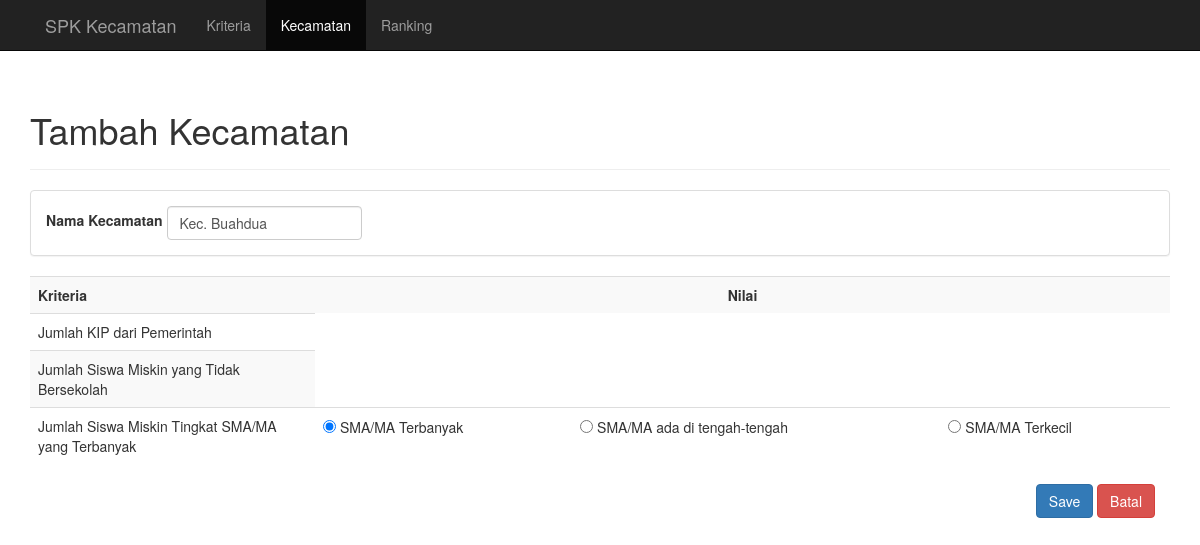
The app's page /kecamatan/tambah/11 with its own data.
### tables this page shows
CREATE TABLE `nilai` (
  `kdKecamatan` int(11) NOT NULL,
  `kdKriteria` int(11) NOT NULL,
  `nilai` int(11) NOT NULL
);

CREATE TABLE `kecamatan` (
  `kdKecamatan` int(11) NOT NULL,
  `kecamatan` varchar(50) DEFAULT NULL
);

CREATE TABLE `kriteria` (
  `kdKriteria` int(11) NOT NULL,
  `kriteria` varchar(100) NOT NULL,
  `sifat` char(1) NOT NULL,
  `bobot` int(3) NOT NULL
);

CREATE TABLE `subkriteria` (
  `kdSubKriteria` int(11) NOT NULL,
  `subKriteria` varchar(50) NOT NULL,
  `value` int(11) NOT NULL,
  `kdKriteria` int(11) NOT NULL
);

### application/helpers/General_helper.php (called while the page is built, shortened)
<?php
if (!function_exists('loadPage')) {
    function loadPage($view, $vars=array()){
        $data['view'] = $view;
        $data['data'] = $vars;
        $CI = &get_instance();
        return $CI->load->view('layouts/layout', $data);
    }
}

### application/controllers/Kecamatan.php (called while the page is built, shortened)
<?php
class Kecamatan extends MY_Controller
{
    public function tambah($id = null)
    {
        if ($id == null) {
            if (count($_POST)) {
                $this->form_validation->set_rules('kecamatan', '', 'trim|required');
                if ($this->form_validation->run() == false) {
                    $errors = $this->form_validation->error_array();
                    $this->session->set_flashdata('errors', $errors);
                    redirect(current_url());
                } else {
                    $kecamatan = $this->input->post('kecamatan');
                    $nilai = $this->input->post('nilai');
                    $this->MKecamatan->kecamatan = $kecamatan;
                    if ($this->MKecamatan->insert() == true) {
                        $success = false;
                        $kdKecamatan = $this->MKecamatan->getLastID()->kdKecamatan;
                        foreach ($nilai as $item => $value) {
                            $this->MNilai->kdKecamatan = $kdKecamatan;
                            $this->MNilai->kdKriteria = $item;
                            $this->MNilai->nilai = $value;
                            if ($this->MNilai->insert()) {
                                $success = true;
                            }
                        }
                        if ($success == true) {
                            $this->session->set_flashdata('message', 'Berhasil menambah data :)');
                            redirect('kecamatan');
                        } else {
                            echo 'gagal';
                        }
                    }
                }
            }else{
                $data['dataView'] = $this->getDataInsert();
                loadPage('kecamatan/tambah', $data);
            }
        }else{
            $data['dataView'] = $this->getDataInsert();
            $data['nilaiKecamatan'] = $this->MNilai->getNilaiByUniveristas($id);
            loadPage('kecamatan/tambah', $data);
        }
    }
    private function getDataInsert()
    {
        $dataView = array();
        $kriteria = $this->MKriteria->getAll();
        foreach ($kriteria as $item) {
            $this->MSubKriteria->kdKriteria = $item->kdKriteria;
            $dataView[$item->kdKriteria] = array(
                'nama' => $item->kriteria,
                'data' => $this->MSubKriteria->getById()
            );
        }
        return $dataView;
    }
}

### index.php (called while the page is built, shortened)
<?php
require_once BASEPATH.'core/CodeIgniter.php';

### application/models/MNilai.php (called while the page is built, shortened)
<?php
class MNilai extends CI_Model{
    public function getNilaiByUniveristas($id)
    {
        $query = $this->db->query(
            'select u.kdKecamatan, u.kecamatan, k.kdKriteria, n.nilai from kecamatan u, nilai n, kriteria k, subkriteria sk where u.kdKecamatan = n.kdKecamatan AND k.kdKriteria = n.kdKriteria and k.kdKriteria = sk.kdKriteria and u.kdKecamatan = '.$id.' GROUP by n.nilai '
        );
        if($query->num_rows() > 0){
            foreach ($query->result() as $row) {
                $nilai[] = $row;
            }
            return $nilai;
        }
    }
}

### application/models/MKriteria.php (called while the page is built, shortened)
<?php
class MKriteria extends CI_Model{
    private function getTable()
    {
        return 'kriteria';
    }
    public function getAll()
    {
        $query = $this->db->get($this->getTable());
        if($query->num_rows() > 0){
            foreach ( $query->result() as $row) {
                $kriterias[] = $row;
            }
            return $kriterias;
        }
    }
}

### application/models/MSubKriteria.php (called while the page is built, shortened)
<?php
class MSubKriteria extends CI_Model{
    public $kdKriteria;
    private function getTable()
    {
        return 'subkriteria';
    }
    public function getById()
    {
        $this->db->where('kdKriteria', $this->kdKriteria);
        $query = $this->db->get($this->getTable());
        if($query->num_rows() > 0){
            foreach ($query->result() as $row) {
                $subkriteria[] = $row;
            }
            return $subkriteria;
        }
    }
}

### application/views/kecamatan/tambah.php (the view, shortened to what this page needs)
<div class="page-header">
    <h1>Tambah Kecamatan</h1>
</div>
<div class="col-md-12">
    <?php echo form_open() ?>
    <div class="row">
        <div class="panel panel-default">
            <div class="panel-body">
                <div class="form-inline">
                    <div class="form-group">
                        <label for="kecamatan">Nama Kecamatan</label>
                        <input name="kecamatan" type="text" class="form-control" id="kecamatan"
                               value="<?php echo isset($nilaiKecamatan[0]->kecamatan) ? $nilaiKecamatan[0]->kecamatan : ''?>"
                               placeholder="nama kecamatan">
                    </div>
                </div>
            </div>
        </div>
        <div class="table-responsive">
            <table class="table table-striped">
                <tr>
                    <th class="col-md-3">Kriteria</th>
                    <th colspan="5" class="text-center col-md-9">Nilai</th>
                </tr>
                <?php
                foreach ($dataView as $item) {
                ?>
                <tr>
                    <td><?php echo $item['nama']; ?></td>
                    <?php
                    $no = 1;
                    foreach ($item['data'] as $dataItem) {
                        ?>
                        <td>
                            <input type="radio" name="nilai[<?php echo $dataItem->kdKriteria ?>]"
                                   value="<?php echo $dataItem->value ?>"
                                    <?php
                                    if(isset($nilaiKecamatan)){
                                        foreach ($nilaiKecamatan as $item => $value) {
                                            if($value->kdKriteria == $dataItem->kdKriteria){
                                                if($value->nilai ==  $dataItem->value){
                                                    ?>
                                                    checked="checked"
                                                    <?php
                                                }
                                            }
                                        }
                                    }else{
                                        if($no == 3){
                                            ?>
                                            checked="checked"
                                            <?php
                                        }
                                    }
                                    ?>
                            /> <?php echo $dataItem->subKriteria;
                            $no++;
                           ?>
                        </td>
                        <?php
                    }
                    echo '</tr>';
                    }
                    ?>
            </table>
        </div>
        <div class="pull-right">
            <div class="col-md-12">
                <button class="btn btn-primary" type="submit">Save</button>
                <a class="btn btn-danger" href="<?php site_url('kecamatan') ?>" role="button">Batal</a>
            </div>
        </div>
    </div>
    <?php echo form_close() ?>
</div>

### application/views/layouts/layout.php (style rules this page uses)
body { padding-top: 70px; }

### records on screen
nilai: kecamatan "Kec. Buahdua"
subkriteria: subKriteria "SMA/MA Terbanyak"
kriteria: kdKriteria "☑"
subkriteria: subKriteria "SMA/MA ada di tengah-tengah"
subkriteria: subKriteria "SMA/MA Terkecil"

### other values on screen
$item['nama'] "Jumlah KIP dari Pemerintah"
$item['nama'] "Jumlah Siswa Miskin yang Tidak Bersekolah"
$item['nama'] "Jumlah Siswa Miskin Tingkat SMA/MA yang Terbanyak"
